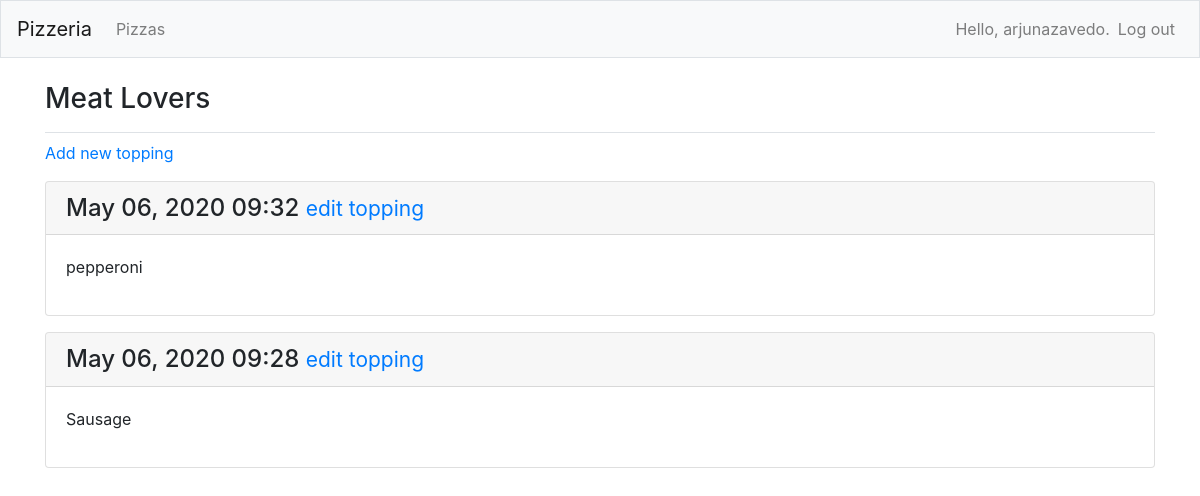
Page /pizzas/1/ (signed in) on the committed database.
### pizzas/models.py (models this page shows, shortened)
class Pizza(models.Model):
    name = models.CharField(max_length=200)
    date_added = models.DateTimeField(auto_now_add=True)
    owner = models.ForeignKey(User, on_delete=models.CASCADE)
    def __str__(self):
        return self.name

class Topping(models.Model):
    pizza = models.ForeignKey(Pizza, on_delete=models.CASCADE)
    name = models.TextField()
    date_added = models.DateTimeField(auto_now_add=True)
    class Meta:
        verbose_name_plural = 'Toppings'

### pizzas/views.py (the view)
# urls.py: path('pizzas/<int:pizza_id>/', views.pizza, name='pizza'),
@login_required
def pizza(request, pizza_id):
    pizza = Pizza.objects.get(id=pizza_id)
    if pizza.owner != request.user:
        raise Http404
    toppings = pizza.topping_set.order_by('-date_added')
    context = {'pizza': pizza, 'toppings': toppings}
    return render(request, 'pizzas/pizza.html', context)

### pizzas/templates/pizzas/pizza.html
{% extends 'pizzas/base.html' %}
{% block page_header %}
    <h3>{{ pizza }}</h3>
{% endblock page_header %}
{% block content %}
    <p>
        <a href="{% url 'pizzas:new_topping' pizza.id %}">Add new topping</a>
    </p>
    {% for topping in toppings %}
        <div class="card mb-3">
            <h4 class="card-header">
                {{ topping.date_added|date:'M d, Y H:i' }}
                <small><a href="{% url 'pizzas:edit_topping' topping.id %}">
                    edit topping</a></small>
                </h4>
                <div class="card-body">
                    {{ topping.name|linebreaks }}
                </div>
            </div>
    {% empty %}
        <p>There are no toppings for this pizza yet.</p>
    {% endfor %}
{% endblock content %}

### pizzas/templates/pizzas/base.html (shortened to what this page needs)
{% load bootstrap4 %}
<!doctype html>
<html lang="en">
<head>
    {% bootstrap_css %}
</head>
<body>
    <nav class="navbar navbar-expand-md navbar-light bg-light mb-4 border">
        <a class="navbar-brand" href="{% url 'pizzas:index'%}">
            Pizzeria</a>
        <div class="collapse navbar-collapse" id="navbarCollapse">
            <ul class="navbar-nav mr-auto">
                <li class="nav-item">
                    <a class="nav-link" href="{% url 'pizzas:pizzas'%}">
                        Pizzas</a></li>
            </ul>
            <ul class="navbar-nav ml-auto">
                {% if user.is_authenticated %}
                    <li class="nav-item">
                        <span class="navbar-text"}">Hello, {{ user.username }}.</span>
                    </li>
                    <li class="nav-item">
                        <a class="nav-link" href="{% url 'users:logout' %}">Log out</a>
                    </li>
                {% else %}
                    <li class="nav-item">
                        <a class="nav-link" href="{% url 'users:register' %}">Register</a>
                    </li>
                    <li class="nav-item">
                        <a class="nav-link" href="{% url 'users:login' %}">Log in</a></li>
                {% endif %}
            </ul>
        </div>
    </nav>
    <main role="main" class="container">
        <div class="pb-2 mb-2 border-bottom">
            {% block page_header %}{% endblock page_header %}
        </div>
        <div>
            {% block content %}{% endblock content %}
        </div>
    </main>
</body>
</html>

### rows in the picture
Pizza: name "Meat Lovers"
Topping: date_added "May 06, 2020 09:32", name "pepperoni"
Topping: date_added "May 06, 2020 09:28", name "Sausage"

### other values in the picture
{{ user.username }} "arjunazavedo"
